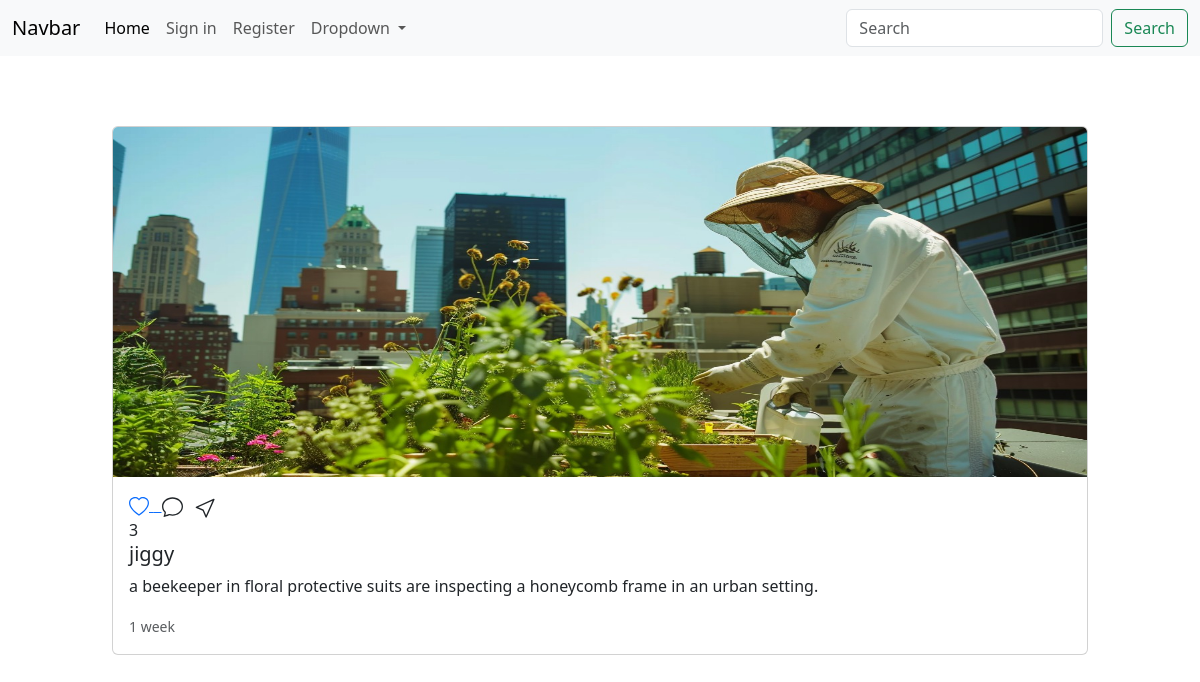
/post/5/, run on the app's committed database.
### main/models.py (models this page shows, shortened)
class Post(models.Model):
    user = models.ForeignKey(User,on_delete=models.CASCADE)
    image = models.ImageField(upload_to='posts/')
    caption = models.TextField(blank=True)
    create_at = models.DateTimeField(auto_now_add=True)
    likes = models.IntegerField(default=0)

### main/views.py (the view)
# urls.py: path('post/<int:post_id>/',views.post_detail,name='post_detail'),
def post_detail(request,post_id):
    post = Post.objects.get(id=post_id)
    context = {"post":post}
    return render(request,'post.html',context)

### templates/post.html (shortened to what this page needs)
{% extends 'partial/main.html' %}
{% load static %}
{% block content %}
<div class="container">
    <div class="row">
        <div class="col-12">
            <div class="ion">
                <div class="card mb-2 col-sm-12 ">
                    <img src="{{post.image.url}}" class="card-img-top" alt="...">
                    <div class="card-body">
                        <div class="run">
                            <a href="{% url 'like_detail' post.id %}">
                            </a>
                        </div>
                        {{post.likes}}
                      <h5 class="card-title">{{post.user}}</h5>
                      <p class="card-text">{{post.caption}}</p>
                      <p class="card-text"><small class="text-body-secondary">{{post.create_at|timesince}}</small></p>
                    </div>
                </div>
            </div>
        </div>
    </div>
</div>
{% endblock %}

### static/css/style.css (style rules this page uses)
.ion { margin: 40px; padding: 30px; display: flex; justify-content: center; }
.ion img { height: 350px; }

### data on the page
Post: image (picture), likes "3", user "jiggy", caption "a beekeeper in floral protective suits are inspecting a honeycomb frame in an urban setting.", create_at "1 week"
